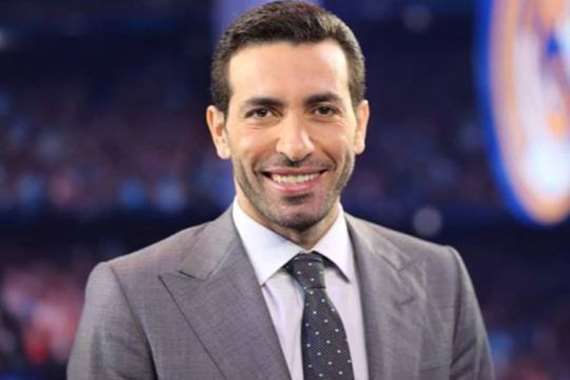
#> input picture resources/220192074715429763761.jpg, 570 x 380 px, found by its file name
$ jupyter execute face-detection.ipynb
#> lines starting #> are read from the running program, lines starting #| are printed output that depends on the picture; after the words box and inside, x2 and y2 are one past the last pixel; in counts of white or black regions, pixels touching at a corner belong together
[cell 1]
import numpy as np
import cv2

[cell 2]
face_cascade = cv2.CascadeClassifier('resources/haarcascade_frontalface_default.xml')
eye_cascade = cv2.CascadeClassifier('resources/haarcascade_eye.xml')

img = cv2.imread('resources/220192074715429763761.jpg')
#> img is the input picture: shape (380, 570, 3); mean B, G, R 102.8, 83.6, 95.3

[cell 3]
gray = cv2.cvtColor(img, cv2.COLOR_BGR2GRAY)
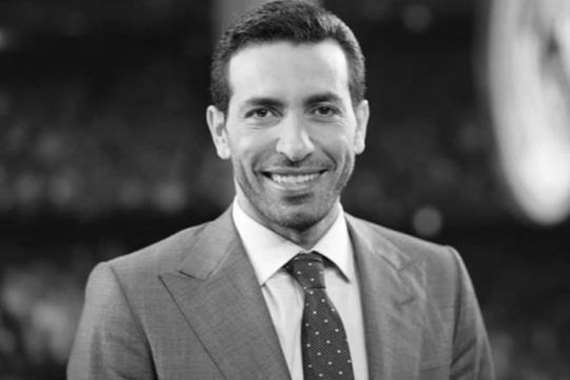
#> gray: shape (380, 570); min 0, max 255, mean 89.3

[cell 4]
faces = face_cascade.detectMultiScale(gray, 1.3, 5)
#> faces = [[197, 41, 184, 184]]
for (x,y,w,h) in faces:
    img = cv2.rectangle(img,(x,y),(x+w,y+h),(255,0,0),2)
    roi_gray = gray[y:y+h, x:x+w]
    roi_color = img[y:y+h, x:x+w]
    eyes = eye_cascade.detectMultiScale(roi_gray)
    for (ex,ey,ew,eh) in eyes:
        cv2.rectangle(roi_color,(ex,ey),(ex+ew,ey+eh),(0,255,0),2)
#> this loop made 1 pass
#> (x, y, w, h, eyes) on pass 1: (197, 41, 184, 184, [[102, 49, 40, 40], [43, 49, 46, 46]])
#> pass 1, `img = cv2.rectangle(img,(x,y),(x+w,y+h),(255,0,0),2)`:
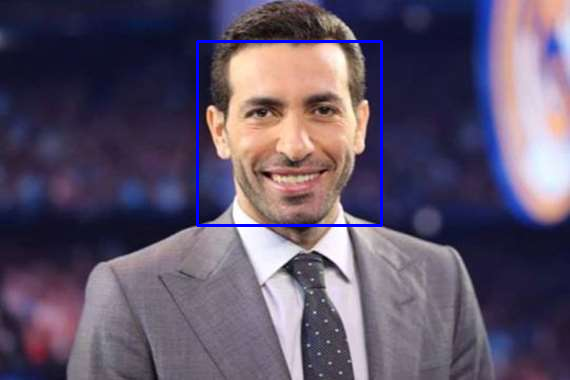
#> img: shape (380, 570, 3); 1.02% of pixels changed, all inside (x1, y1, x2, y2) = (196, 40, 383, 227)
#> pass 1, `roi_gray = gray[y:y+h, x:x+w]`:
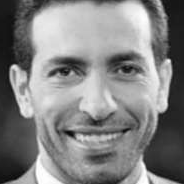
#> roi_gray: shape (184, 184); min 6, max 255, mean 131.5
#> pass 1, `roi_color = img[y:y+h, x:x+w]`:
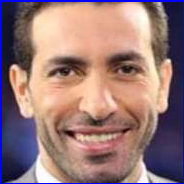
#> roi_color: shape (184, 184, 3); mean B, G, R 121.2, 120.7, 152.3
#> after the loop:
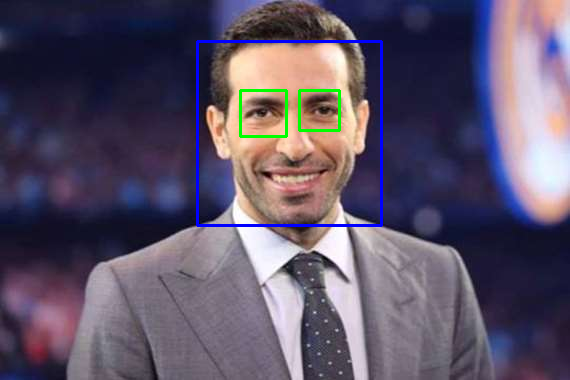
#> img: shape (380, 570, 3); 0.47% of pixels changed, all inside (x1, y1, x2, y2) = (239, 89, 341, 138)
#> after the loop:
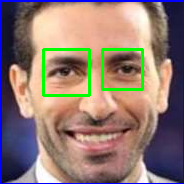
#> roi_color: shape (184, 184, 3); 3.02% of pixels changed, all inside (x1, y1, x2, y2) = (42, 48, 144, 97)

cv2.imshow('img',img)
cv2.waitKey(0)
cv2.destroyAllWindows()

$ run again, with resources/Izetbegovic.jpg copied over resources/220192074715429763761.jpg
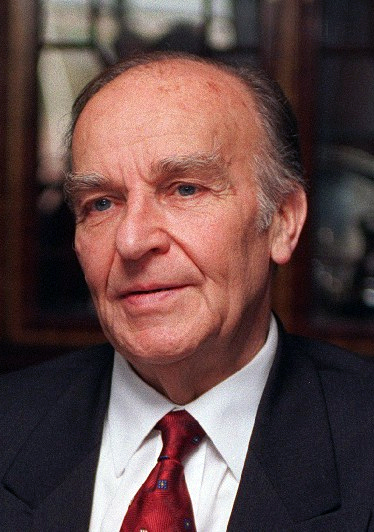
#> input picture resources/Izetbegovic.jpg, 374 x 532 px, found by its file name
#> img is the input picture: shape (532, 374, 3); mean B, G, R 72, 73.7, 99.5
#> `gray = cv2.cvtColor(img, cv2.COLOR_BGR2GRAY)`:
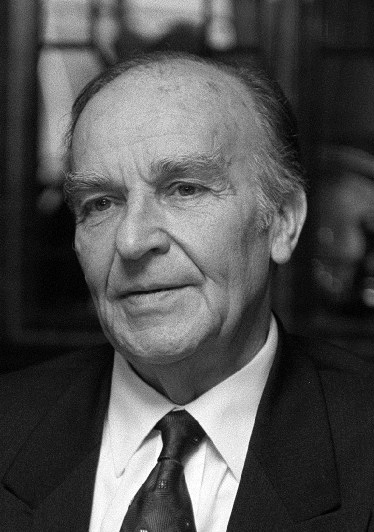
#> gray: shape (532, 374); min 0, max 255, mean 81.2
#> faces = [[30, 100, 239, 239]]
#> the loop `for (x,y,w,h) in faces:` made 1 pass
#> (x, y, w, h, eyes) on pass 1: (30, 100, 239, 239, [[131, 68, 48, 48], [45, 83, 50, 50]])
#> after the loop `for (x,y,w,h) in faces:`:
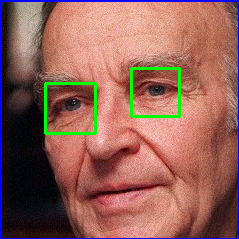
#> roi_color: shape (239, 239, 3); mean B, G, R 89.4, 98.7, 147
